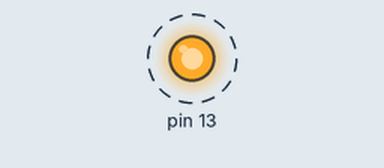
A sketch run on a simulated Arduino Uno, built with avr-gcc and run on an emulated ATmega328P. Shown: output pins drawn as LEDs (lit = HIGH). Dashed ring = blinking. What the sketch prints to the serial monitor is not drawn.

Above: at 9.2 s.
Timing chart, 0 to 12.0 s (numbered marks = the images above):
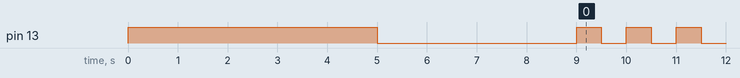

The sketch:

CONFHC06.ino
```cpp
char NOMBRE[15] = "DISPENSADOR";
char BPS = '4';

char PASSWORD[5] = "0000";


void setup() {
  Serial.begin(9600);
  pinMode(13, OUTPUT);
  digitalWrite(13, HIGH);
  delay(5000);
  digitalWrite(13, LOW);

  Serial.print("AT");
  delay(1000);

  Serial.print("AT+NAME");
  Serial.print(NOMBRE);
  delay(1000);

  Serial.print("AT+BAUD");
  Serial.print(BPS);
  delay(1000);

  Serial.print("AT+PIN");
  Serial.print(PASSWORD);
  delay(1000);
}

void loop() {
  digitalWrite(13, !digitalRead(13));
  delay(500);

}
```

Measured:
- by itself, pin 13: repeats every 1.0 s: HIGH 0.50 s, LOW 0.50 s
